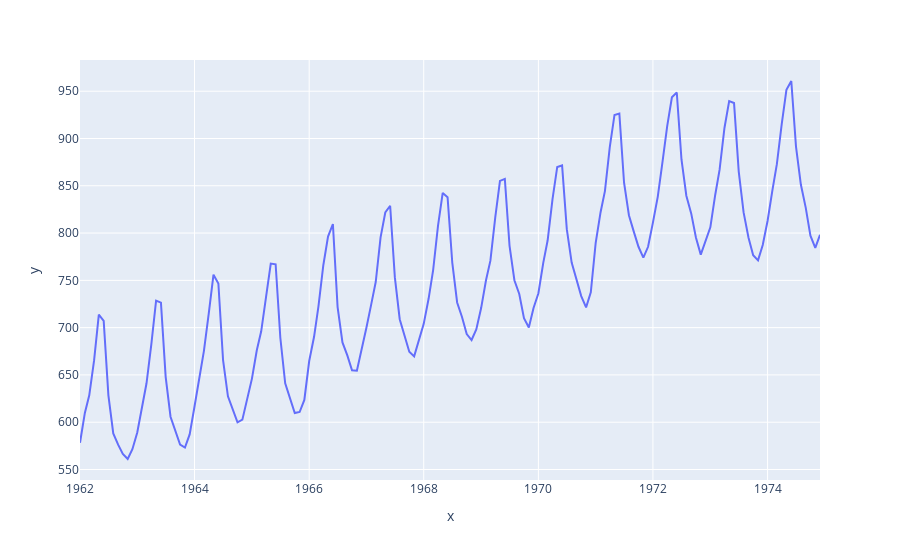

Notebook code cell kept with this figure:
### Code cell
px.line(x=data['Month'],y=data['Production'])

### Figure 1 — Plotly figure (JSON) as saved in the notebook; plotly's stock layout.template omitted (floating-point values rounded to 4 significant figures; data arrays with more than 128 entries replaced by an {"elided": "..."} marker saying what was removed)
{"data": [{"hovertemplate": "x=%{x}<br>y=%{y}<extra></extra>", "legendgroup": "", "line": {"color": "#636efa", "dash": "solid"}, "mode": "lines", "name": "", "showlegend": false, "type": "scatter", "x": {"elided": "156 str values"}, "xaxis": "x", "y": {"elided": "156 float values"}, "yaxis": "y"}], "layout": {"legend": {"tracegroupgap": 0}, "margin": {"t": 60}, "xaxis": {"anchor": "y", "domain": [0, 1], "title": {"text": "x"}}, "yaxis": {"anchor": "x", "domain": [0, 1], "title": {"text": "y"}}}}
